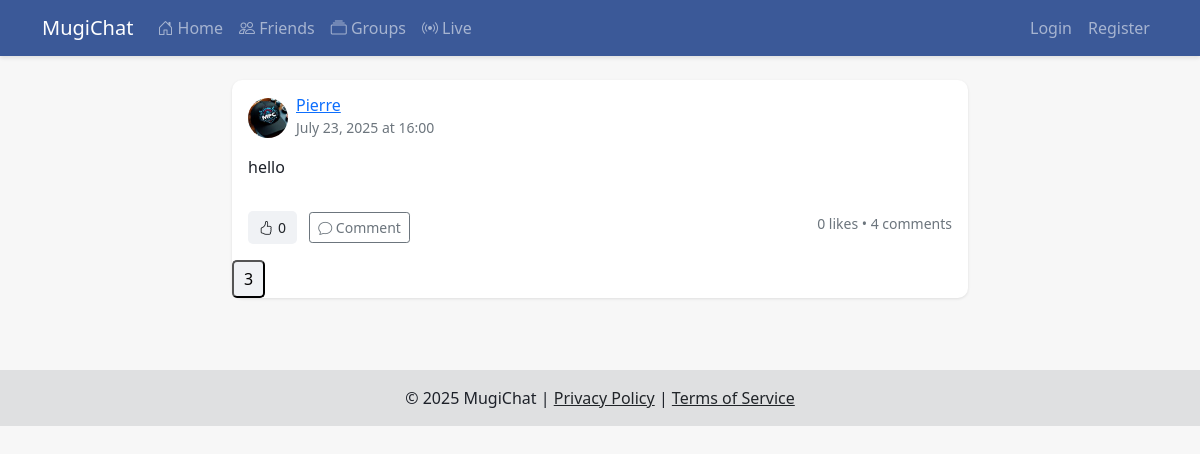
/post/1, run on the app's committed database.
### app.py (models this page shows, shortened)
class User(db.Model, UserMixin):
    id = db.Column(db.Integer, primary_key=True)
    username = db.Column(db.String(20), unique=True, nullable=False)
    email = db.Column(db.String(120), unique=True, nullable=False)
    password = db.Column(db.String(60), nullable=False)
    profile_pic = db.Column(db.String(20), nullable=False, default='default.jpg')
    bio = db.Column(db.String(200))
    location = db.Column(db.String(100))
    last_seen = db.Column(db.DateTime, default=datetime.utcnow)
    liked_posts = db.relationship(
        'Post',
        secondary='like',
        backref=db.backref('liked_by', lazy='dynamic'),
        lazy='dynamic'
    )
    posts = db.relationship('Post', backref='author', lazy=True)
    comments = db.relationship('Comment', backref='author', lazy=True)
    sent_messages = db.relationship('Message', foreign_keys='Message.sender_id', backref='sender', lazy=True)
    received_messages = db.relationship('Message', foreign_keys='Message.recipient_id', backref='recipient', lazy=True)
    sent_friend_requests = db.relationship('FriendRequest', foreign_keys='FriendRequest.sender_id', backref='sender', lazy=True)
    received_friend_requests = db.relationship('FriendRequest', foreign_keys='FriendRequest.recipient_id', backref='recipient', lazy=True)
    friends = db.relationship('Friend', foreign_keys='Friend.user_id', backref='user', lazy=True)
    group_memberships = db.relationship('GroupMember', backref='member', lazy=True)

class Post(db.Model):
    id = db.Column(db.Integer, primary_key=True)
    content = db.Column(db.Text, nullable=False)
    image = db.Column(db.String(20))
    timestamp = db.Column(db.DateTime, nullable=False, default=datetime.utcnow)
    user_id = db.Column(db.Integer, db.ForeignKey('user.id'), nullable=False)
    comments = db.relationship('Comment', backref='post', lazy=True)
    like_instances = db.relationship('Like', backref='post', lazy=True)
    @property
    def likes_count(self):
        return Like.query.filter_by(post_id=self.id).count()
    def current_user_like(self):
        if current_user.is_authenticated:
            return Like.query.filter_by(post_id=self.id, user_id=current_user.id).first()
        return None

### app.py (the view)
@app.route("/post/<int:post_id>")
def post(post_id):
    post = Post.query.get_or_404(post_id)
    form = CommentForm()  # Create a form instance for comments
    return render_template('main/post.html', title=post.content[:20], post=post, form=form)

### templates/main/post.html (shortened to what this page needs)
{% extends "base.html" %}
{% block content %}
<div class="row justify-content-center">
    <div class="col-md-8">
        <div class="card mb-4">
            <div class="card-body">
                <div class="d-flex align-items-center mb-3">
                    <img src="{{ url_for('static', filename='profile_pics/' + post.author.profile_pic) }}"
                         class="rounded-circle me-2" width="40" height="40">
                    <div>
                        <h6 class="mb-0"><a href="{{ url_for('user_posts', username=post.author.username) }}">{{ post.author.username }}</a></h6>
                        <small class="text-muted">{{ post.timestamp.strftime('%B %d, %Y at %H:%M') }}</small>
                    </div>
                </div>
                <p>{{ post.content }}</p>
                <div class="d-flex justify-content-between">
                    <div>
                        <button class="btn btn-sm like-btn me-2" data-post-id="{{ post.id }}">
                            <i class="bi {% if current_user.is_authenticated and post in current_user.liked_posts %}bi-hand-thumbs-up-fill{% else %}bi-hand-thumbs-up{% endif %}"></i>
                            <span class="like-count">{{ post.likes|length }}</span>
                        </button>
                        <button class="btn btn-sm btn-outline-secondary" data-bs-toggle="collapse" data-bs-target="#comments-{{ post.id }}">
                            <i class="bi bi-chat"></i> Comment
                        </button>
                    </div>
                    <div>
                        <small class="text-muted">{{ post.likes|length }} likes • {{ post.comments|length }} comments</small>
                    </div>
                </div>
            </div>
            <div class="reactions-container">
                <button class="like-btn" data-post-id="{{ post.id }}">
                    <span class="likes-count">{{ post.likes_count }}</span>
                </button>
            </div>
        </div>
    </div>
</div>
{% endblock %}

### static/css/style.css (style rules this page uses)
:root { --primary-color: #3b5998; --secondary-color: #8b9dc3; --light-color: #dfe3ee; --lighter-color: #f7f7f7; --dark-color: #1d2129; }
body { background-color: var(--lighter-color); color: var(--dark-color); }
.card { border: none; box-shadow: 0 1px 3px rgba(0,0,0,0.1); border-radius: 10px; }
.reactions-container { position: relative; display: inline-block; }
.like-btn { cursor: pointer; padding: 5px 10px; border-radius: 5px; background: #f0f2f5; display: inline-flex; align-items: center; gap: 5px; }

### data on the page
User: profile_pic (picture), author.username "Pierre"
Post: timestamp "July 23, 2025 at 16:00", content "hello"

### other printed values
{{ post.likes|length }} "0"
{{ post.comments|length }} "4"
{{ post.likes_count }} "3"
